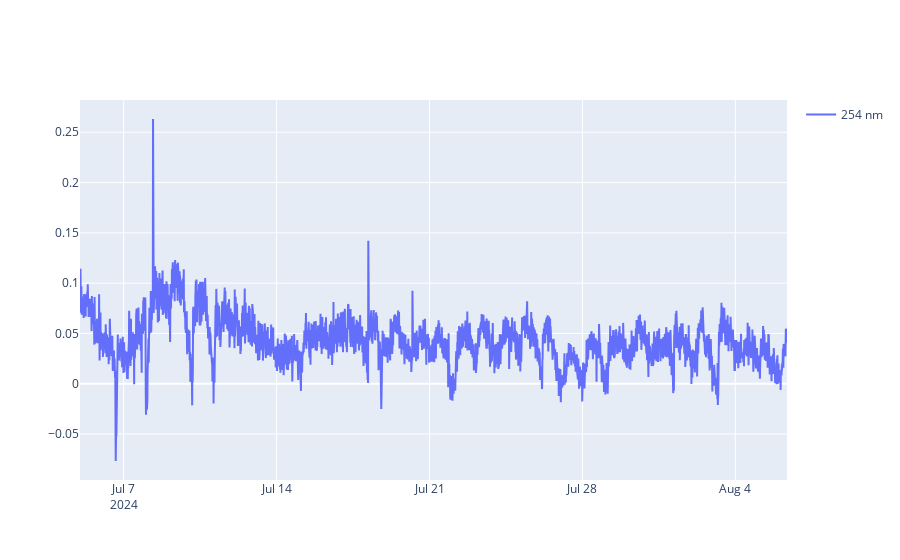

Notebook code for this chart:
### Markdown cell above
##### Spectra

### Code cell
columns = ['254 nm']

for col in columns:
    
    after_df = spectra_df[spectra_df.index > "2024-07-04 23:59:59"]
    
    fig = go.Figure()

    fig.add_trace(
        go.Scatter(
            x=after_df.index,
            y=after_df[col],
            mode="lines",
            name=col,
        )
    )
    
    fig.update_layout(showlegend=True)

    fig.show()

### Figure 1 — Plotly figure (JSON) as saved in the notebook; plotly's stock layout.template omitted (floating-point values rounded to 4 significant figures; data arrays with more than 128 entries replaced by an {"elided": "..."} marker saying what was removed)
{"data": [{"mode": "lines", "name": "254 nm", "type": "scatter", "x": {"elided": "3103 str values"}, "y": {"elided": "3103 float values"}}], "layout": {"showlegend": true}}
